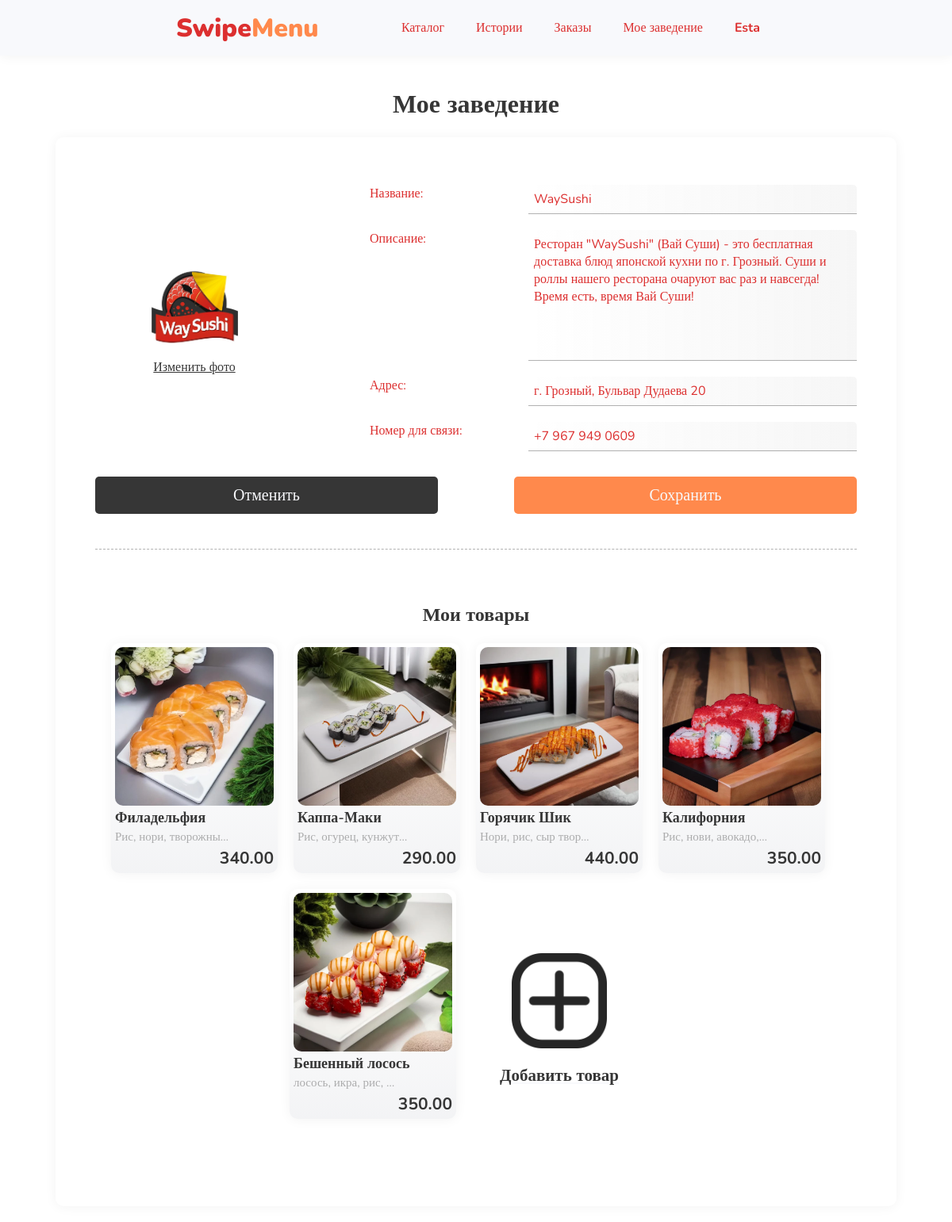
The page /edit-brand/ (signed in) on the database its author committed.
### main/models.py (models this page shows, shortened)
class User(AbstractUser):
    ROLE_ENUM = (
        (1, 'Покупатель'),
        (2, 'Владелец заведения'),
    )
    role = models.IntegerField(
        choices=ROLE_ENUM,
        default=1
    )
    avatar = models.ImageField(blank=True, verbose_name='Аватарка')
    phone_number = models.CharField(max_length=25, blank=True, verbose_name='Номер телефона')
    address = models.CharField(max_length=150, blank=True, verbose_name='Адрес')
    def have_brand(self):
        return len(Brand.objects.filter(user_id=self.id)) > 0

class Brand(models.Model):
    user = models.ForeignKey(User, on_delete=models.CASCADE, verbose_name='Пользователь', related_name='brands')
    title = models.CharField(max_length=150, verbose_name='Название')
    description = models.TextField(blank=True, verbose_name='Описание')
    address = models.CharField(max_length=150, verbose_name='Адрес')
    phone_number = models.CharField(max_length=25, blank=True, verbose_name='Номер телефона')
    avatar = models.ImageField(blank=True, verbose_name='Аватарка')
    def get_product(self):
        return Product.objects.filter(brand_id=self.id)

class Product(models.Model):
    brand_id = models.IntegerField()
    title = models.CharField(max_length=255, verbose_name='Название')
    composition = models.TextField(blank=True, verbose_name='Состав')
    description = models.TextField(blank=True, verbose_name='Описание')
    image = models.ImageField(upload_to='product_images/', verbose_name='Картинка')
    price = models.DecimalField(max_digits=10, decimal_places=2, verbose_name='Цена')

### main/views.py (the view)
# urls.py: path('edit-brand/', views.edit_brand, name='edit-brand'),
def edit_brand(request: HttpRequest):
    if not request.user.is_authenticated:
        return redirect('login')
    if not request.user.have_brand():
        return redirect('create-brand')
    data = create_base_data('Мое заведения')
    data['brand'] = Brand.objects.filter(user_id=request.user.id)[0]
    return render(request, 'edit_brand.html', data)

### main/views.py (called while the page is built)
def create_base_data(title: str = None):
    if not title:
        title = DEFAULT_TITLE
    return {
        'title': title,
    }

### main/templates/edit_brand.html (shortened to what this page needs)
{% extends  "base.html" %}
{% load static %}
{% block head  %}
<link type="text/css" rel="stylesheet" href="{% static 'css/edit_brand.css' %}">
{% endblock %}
{% block content  %}
<div class="container">
    <h1>Мое заведение</h1>
    <form class="" action="" method="post" enctype="multipart/form-data">
        <div class="flex">
            <div class="container">
                <img id="image-show" class="image" src="{{ brand.avatar.url }}">
                <div id="file-input-div" class="file-input" >
                    <label for="image_file" class="file-input-button">
                        Изменить фото
                    </label>
                </div>
            </div>
            <div class="container info-part">
                <div class="input-group">
                    <label for="username">Название:</label>
                    <input type="text" id="username" name="username" value="{{ brand.title }}" required>
                </div>
                <div class="input-group">
                    <label for="description">Описание:</label>
                    <textarea class="textarea" type="text" id="description" name="description" value="" required>{{ brand.description }}</textarea>
                </div>
                <div class="input-group">
                    <label for="address">Адрес:</label>
                    <input type="text" id="address" name="address" value="{{ brand.address }}" required>
                </div>
                <div class="input-group">
                    <label for="phone_number">Номер&nbsp;для&nbsp;связи:</label>
                    <input type="text" id="phone_number" name="phone_number" value="{{ brand.phone_number }}" required>
                </div>
            </div>
        </div>
        <br>
        <div class="flex">
            <button class="button">Отменить</button>
            <button class="gradient-button" type="submit"><a>Сохранить</a></button>
        </div>
        <br><br><hr><br><br><br>
        <h2>Мои товары</h2>
        <div class="products">
            {% for product in brand.get_product %}
            <div class="product">
                <img src="{{ product.image.url }}">
                <span class="product-title">{{ product.title }}</span>
                <span class="product-composition">{{ product.composition | truncatechars:20 }}</span>
                <span class="product-price">{{ product.price }}</span>
            </div>
            {% endfor %}
            <a class="add-product" href="/add-product">
                <img class="add-icon" src="{% static 'images/add-plus.png' %}">
                <span>Добавить товар</span>
            </a>
        </div>
    </form>
</div>
{% endblock %}

### main/templates/base.html (shortened to what this page needs)
{% load static %}
<!DOCTYPE html>
<html lang="en">
<head>
    <link type="text/css" rel="stylesheet" href="{% static 'css/base_style.css' %}">
    <link type="text/css" rel="stylesheet" href="{% static 'css/icons.css' %}">
    {% block head  %}
    {% endblock %}
</head>
<body>
<div class="head">
    <div class="head-content horizontal-container">
        <div class="logo">
            <span class="text-logo-part-1">Swipe</span><span class="text-logo-part-2">Menu</span>
        </div>
        <nav class="nav-menu horizontal-container">
            <a href="/catalog" class="nav-item">Каталог</a>
            <a href="/shorts" class="nav-item">Истории</a>
            {% if user.is_authenticated %}
                {% if user.role == 2 %}
                    {% if user.have_brand %}
                        <a href="/orders-for-owner" class="nav-item">Заказы</a>
                        <a href="/edit-brand" class="nav-item">Мое&nbsp;заведение</a>
                    {% else %}
                        <a href="/create-brand" class="nav-item">Создать&nbsp;заведение</a>
                    {% endif %}
                {% else %}
                    <a href="/orders-for-user" class="nav-item">Заказы</a>
                {% endif %}
            <a href="/logout" class="nav-item profile-text">{{ user.username }}</a>
            {% else %}
                <a href="/login" class="nav-item">Войти</a>
                <a href="/register" class="nav-item">Зарегистрироваться</a>
            {% endif %}
        </nav>
    </div>
</div>
{% block content  %}
{% endblock %}
</body>
</html>

### main/static/css/base_style.css (style rules this page uses)
:root { --base-font: Nunito; --background-color-1: #F8F9FC; --background-color-2: #eaebee; --background-header: var(--background-color-1); --color-1: #DC2F2F; --color-2: #363636; --color-3: #525FE1; --color-hover-1: #FF894C; --color-hover-2: #FF894C; --color-transparent: rgba(69, 69, 69, 0.41); --error-color: #D80032; --light-color: rgba(248, 111, 3, 0.25); --shadow: rgba(0, 0, 0, 0.05); --shadow-blur: 15px; --base-border-radius: 10px; --base-transition: all 0.2s ease-in; }
* { margin: 0; padding: 0; font-family: var(--base-font); color: var(--color-2); transition: var(--base-transition); scrollbar-width: none; -ms-overflow-style: none; }
*, *:hover { transition: var(--base-transition); }
body { background-color: white; min-height: 100vh; }
h1 { font-weight: 700; color: var(--color-2); }
hr { border: none; border-top: 1px dashed var(--color-transparent); }
a { color: var(--color-1); }
.horizontal-container { display: flex; flex-direction: row; justify-content: space-between; align-items: center; }
.head { width: 100vw; height: 70px; background-color: var(--background-header); box-shadow: 0 1px var(--shadow-blur) var(--shadow); font-size: 24px; }
.head-content { margin: auto; width: 63%; height: 100%; }
.profile-text { font-weight: 700; }
.logo { font-weight: 900; font-size: 32px; }
.text-logo-part-1 { color: var(--color-1); }
.text-logo-part-2 { color: var(--color-hover-1); }
.nav-menu { width: auto; }
.nav-item { font-size: 16px; margin: auto 20px; text-decoration: none; }
.container { display: flex; flex-direction: column; justify-content: space-between; align-items: center; }
form { box-shadow: 0 1px var(--shadow-blur) var(--shadow); padding: 50px 50px; margin: 20px auto; width: 300px; max-width: 80vw; background-color: white; border-radius: var(--base-border-radius); }
.input-group { display: flex; flex-direction: column; margin: 20px auto; }
.input-group input, .input-group textarea, .input-group select { outline: none; color: var(--color-1); background-color: var(--background-color-2); border-radius: calc(var(--base-border-radius) / 2); border: 0px solid var(--color-1); padding: 7px 7px; font-size: 16px; }
.input-group label { margin-bottom: 5px; color: var(--color-1); }
form a { margin-top: 20px; display: block; width: 100%; text-align: center; }
.button, .gradient-button { width: 100%; padding: 10px; outline:none; font-size: 20px; border-radius: calc(var(--base-border-radius) / 2); border: none; background-color: var(--color-2); color: var(--background-color-1); }
.gradient-button { position: relative; background: linear-gradient(200deg, var(--color-hover-1) 0%, var(--color-hover-2) 100%); color: var(--background-color-1); }
.gradient-button a { margin: 0; color: var(--background-color-1); position: relative; font-size: inherit; z-index: 2; }
.gradient-button::before { position: absolute; content: ""; top: 0; right: 0; bottom: 0; left: 0; background: linear-gradient(90deg, var(--color-hover-2) 0%, var(--color-hover-1) 100%); z-index: 1; transition: opacity 0.2s linear; opacity: 0; border-radius: inherit; border: inherit; }
.image { max-height: 250px; max-width: 250px; width: 50%; height: auto; object-fit: cover; border-radius: var(--base-border-radius); margin: auto; }
.flex { display: flex; align-items: center; }
.product { display: flex; flex-direction: column; flex-wrap: nowrap; justify-content: space-between; align-items: flex-end; height: 280px; margin-right: 20px; padding: 5px; background-color: white; box-shadow: 0 1px var(--shadow-blur) var(--shadow); border-radius: var(--base-border-radius); }

### rows shown on the page
User: username "Esta"
Brand: avatar (picture), username "WaySushi", description "Ресторан \"WaySushi\" (Вай Суши) - это бесплатная доставка блюд японской кухни по г. Грозный. Суши и роллы нашего ресторана очаруют вас раз и навсегда! Время есть, время Вай Суши!", address "г. Грозный, Бульвар Дудаева 20", phone_number "+7 967 949 0609"
Product: image (picture), title "Филадельфия", composition "Рис, нори, творожны…", price "340.00"
Product: image (picture), title "Каппа-Маки", composition "Рис, огурец, кунжут…", price "290.00"
Product: image (picture), title "Горячик Шик", composition "Нори, рис, сыр твор…", price "440.00"
Product: image (picture), title "Калифорния", composition "Рис, нови, авокадо,…", price "350.00"
Product: image (picture), title "Бешенный лосось", composition "лосось, икра, рис, …", price "350.00"
